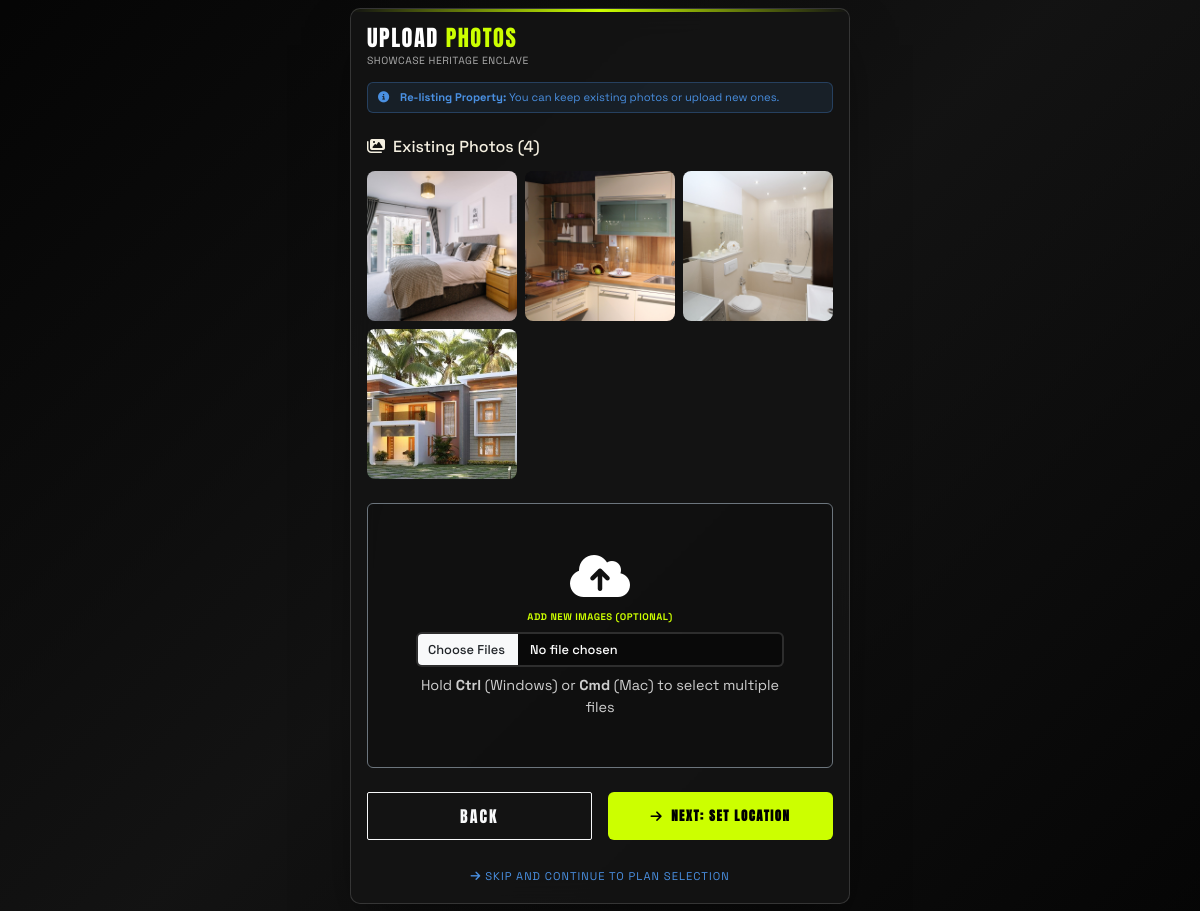
/add-photos/3/ (signed in), run on the app's committed database.
### core/models.py (models this page shows, shortened)
class Property(models.Model):
    class Status(models.TextChoices):
        PENDING_APPROVAL = "PENDING", "Pending Approval"
        AVAILABLE = "AVAILABLE", "Available"
        RENTED = "RENTED", "Rented"
        MAINTENANCE = "MAINTENANCE", "Maintenance"
        REJECTED = "REJECTED", "Rejected"
    class PropertyType(models.TextChoices):
        APARTMENT = "Apartment", "Apartment"
        VILLA = "Villa", "Villa"
        INDEPENDENT_HOUSE = "Independent House", "Independent House"
        FLAT = "Flat", "Flat"
        DUPLEX = "Duplex", "Duplex"
        PENTHOUSE = "Penthouse", "Penthouse"
        STUDIO = "Studio", "Studio"
        OTHER = "Other", "Other"
    class Furnishing(models.TextChoices):
        UNFURNISHED = "UNFURNISHED", "Unfurnished"
        SEMI_FURNISHED = "SEMI_FURNISHED", "Semi-Furnished"
        FULLY_FURNISHED = "FULLY_FURNISHED", "Fully Furnished"
    class Facing(models.TextChoices):
        NORTH = "NORTH", "North"
        SOUTH = "SOUTH", "South"
        EAST = "EAST", "East"
        WEST = "WEST", "West"
        NORTHEAST = "NORTHEAST", "North-East"
        NORTHWEST = "NORTHWEST", "North-West"
        SOUTHEAST = "SOUTHEAST", "South-East"
        SOUTHWEST = "SOUTHWEST", "South-West"
    owner = models.ForeignKey(User, on_delete=models.CASCADE, related_name='properties')
    title = models.CharField(max_length=255)
    ad_title = models.CharField(max_length=255, blank=True, null=True, help_text="Short ad title")
    description = models.TextField()
    price = models.DecimalField(max_digits=10, decimal_places=2)
    location = models.CharField(max_length=255)
    latitude = models.DecimalField(max_digits=9, decimal_places=6, blank=True, null=True, help_text="Latitude coordinate (optional)")
    longitude = models.DecimalField(max_digits=9, decimal_places=6, blank=True, null=True, help_text="Longitude coordinate (optional)")
    property_type = models.CharField(max_length=100, choices=PropertyType.choices, default=PropertyType.APARTMENT)
    bhk = models.IntegerField(default=1, help_text="Number of BHKs (Bedrooms)")
    bathrooms = models.IntegerField(default=1, help_text="Number of bathrooms")
    furnishing = models.CharField(max_length=50, choices=Furnishing.choices, default=Furnishing.SEMI_FURNISHED)
    super_built_area = models.DecimalField(max_digits=10, decimal_places=2, default=0, help_text="Super built area in sqft")
    bachelors_allowed = models.BooleanField(default=True, help_text="Are bachelors allowed?")
    total_floors = models.IntegerField(default=1, help_text="Total floors in the building")
    facing = models.CharField(max_length=50, choices=Facing.choices, default=Facing.NORTH)
    built_year = models.IntegerField(blank=True, null=True, help_text="Year the property was built")
    amenities = models.TextField(help_text="Comma-separated list of amenities", blank=True)
    status = models.CharField(max_length=50, choices=Status.choices, default=Status.PENDING_APPROVAL)
    rejection_reason = models.TextField(blank=True, null=True, help_text="Reason for rejection by admin")
    is_paid = models.BooleanField(default=False)
    plan_type = models.CharField(max_length=20, choices=[
        ('basic', 'Basic Plan'),
        ('standard', 'Standard Plan'),
        ('premium', 'Premium Plan')
    ], default='basic', help_text="Selected plan type")
    plan_expiry_date = models.DateTimeField(blank=True, null=True, help_text="Date when the plan expires")
    views_count = models.IntegerField(default=0, help_text="Number of times this property has been viewed")
    created_at = models.DateTimeField(auto_now_add=True)
    updated_at = models.DateTimeField(auto_now=True)
    class Meta:
        verbose_name_plural = "Properties"

class PropertyImage(models.Model):
    property = models.ForeignKey(Property, on_delete=models.CASCADE, related_name='images')
    image = models.ImageField(upload_to='property_images/')

### core/views.py (the view, shortened to what this page needs)
# urls.py: path('add-photos/<int:id>/', views.add_photos_view, name='add_photos'),
@login_required
def add_photos_view(request, id):
    property_obj = get_object_or_404(Property, id=id, owner=request.user)
    is_relisting = request.session.get('relist_property_id') == property_obj.id
    is_rejected_edit = request.session.get('rejected_property_id') == property_obj.id
    context = {
        'property': property_obj,
        'is_relisting': is_relisting,
        'is_rejected_edit': is_rejected_edit,
        'existing_images': property_obj.images.all()
    }
    return render(request, 'core/add_property_photos.html', context)

### core/templates/core/add_property_photos.html (shortened to what this page needs)
{% load static %}
<!DOCTYPE html>
<html lang="en">
<head>
    <link href="https://cdn.jsdelivr.net/npm/bootstrap@5.3.0/dist/css/bootstrap.min.css" rel="stylesheet">
    <link href="https://cdnjs.cloudflare.com/ajax/libs/font-awesome/6.4.0/css/all.min.css" rel="stylesheet">
    <link rel="stylesheet" href="https://cdnjs.cloudflare.com/ajax/libs/animate.css/4.1.1/animate.min.css"/>
    <link rel="stylesheet" href="{% static 'core/css/add_property.css' %}">
</head>
<body>
    <div class="property-card animate__animated animate__fadeInUp">
        <h2 class="animate__animated animate__fadeInDown">UPLOAD <span>PHOTOS</span></h2>
        <p class="subtitle animate__animated animate__fadeIn">Showcase {{ property.title }}</p>
        {% if is_relisting and existing_images %}
        <div class="alert alert-info mb-4" style="background: rgba(74, 144, 226, 0.1); border: 1px solid rgba(74, 144, 226, 0.3); color: #4a90e2;">
            <i class="fas fa-info-circle me-2"></i>
            <strong>Re-listing Property:</strong> You can keep existing photos or upload new ones.
        </div>
        <div class="mb-4">
            <h6 style="color: #f5f0e1; margin-bottom: 15px;">
                <i class="fas fa-images me-2"></i>Existing Photos ({{ existing_images.count }})
            </h6>
            <div class="row g-2">
                {% for image in existing_images %}
                <div class="col-4">
                    <div style="position: relative; border-radius: 8px; overflow: hidden; aspect-ratio: 1;">
                        <img src="{{ image.image.url }}" alt="Property" style="width: 100%; height: 100%; object-fit: cover;">
                    </div>
                </div>
                {% endfor %}
            </div>
        </div>
        {% endif %}
        <form method="POST" enctype="multipart/form-data">
            <div class="mb-4 text-center p-5 border border-secondary border-dashed rounded" style="border-style: dashed; background: rgba(0,0,0,0.2);">
                <i class="fas fa-cloud-upload-alt fa-3x text-acid mb-3"></i>
                <label for="images" class="form-label d-block mb-2">
                    {% if is_relisting %}Add New Images (Optional){% else %}Select Images{% endif %}
                </label>
                <input type="file" name="images" id="images" class="form-control" multiple accept="image/*" {% if not is_relisting %}required{% endif %}>
                <small class="d-block mt-2" style="font-size: 0.9rem; color: rgba(255, 255, 255, 0.8);">Hold <strong>Ctrl</strong> (Windows) or <strong>Cmd</strong> (Mac) to select multiple files</small>
            </div>
            <div class="d-flex gap-3">
                <a href="javascript:history.back()" class="btn btn-outline-light w-50" style="padding: 0.7rem; border-radius: 2px; font-family: 'Anton', sans-serif; letter-spacing: 2px; text-decoration: none; text-align: center; display: flex; align-items: center; justify-content: center;">BACK</a>
                <button type="submit" class="btn-acid w-50 mt-0">
                    <i class="fas fa-arrow-right me-2"></i>NEXT: SET LOCATION
                </button>
            </div>
        </form>
        {% if is_relisting %}
        <div class="mt-3 text-center">
            <a href="{% url 'select_plan' property.id %}" class="back-link" style="color: #4a90e2;">
                <i class="fas fa-arrow-right me-1"></i>Skip and Continue to Plan Selection
            </a>
        </div>
        {% else %}
        <div class="mt-3 text-center">
            <a href="{% url 'dashboard' %}" class="back-link">
                Skip for now
            </a>
        </div>
        {% endif %}
    </div>
</body>
</html>

### core/static/core/css/add_property.css (style rules this page uses)
:root { --bg-core: #0a0a0a; --acid-green: #CCFF00; --white: #ffffff; --border-color: rgba(255, 255, 255, 0.15); --glass-bg: rgba(20, 20, 20, 0.85); }
body { background-color: var(--bg-core); color: var(--white); font-family: 'Space Grotesk', sans-serif; min-height: 100vh; display: flex; align-items: center; justify-content: center; padding: 0.5rem 0; margin: 0; background: radial-gradient(circle at 10% 20%, #1a1a1a 0%, #0a0a0a 90%); }
body::before { content: ""; position: fixed; top: 0; left: 0; width: 100%; height: 100%; background: linear-gradient(135deg, rgba(0,0,0,0.4) 0%, rgba(0,0,0,0.3) 100%), url('https://images.unsplash.com/photo-1493857671505-72967e2e2760?q=80&w=2070&auto=format&fit=crop'); background-size: cover; background-position: center; background-attachment: fixed; background-color: #1a1a1a; z-index: -2; animation: fadeIn 1s ease-in; }
body::after { content: ""; position: fixed; top: 0; left: 0; width: 100%; height: 100%; background: linear-gradient(135deg, rgba(0, 0, 0, 0.7) 0%, rgba(20, 20, 20, 0.6) 50%, rgba(0, 0, 0, 0.7) 100%); z-index: -1; pointer-events: none; animation: fadeIn 1.5s ease-in; }
.property-card { background: var(--glass-bg); backdrop-filter: blur(15px); border: 1px solid var(--border-color); padding: 1rem; width: 100%; max-width: 500px; position: relative; box-shadow: 0 25px 50px -12px rgba(0, 0, 0, 0.5); border-radius: 10px; z-index: 10; animation: slideInUp 0.8s ease-out, glow 3s ease-in-out infinite; transition: all 0.3s ease; }
.property-card::before { content: ''; position: absolute; top: 0; left: 0; width: 100%; height: 3px; background: linear-gradient(90deg, transparent, var(--acid-green), transparent); border-radius: 10px 10px 0 0; animation: slideInUp 1s ease-out; }
h2 { font-family: 'Anton', sans-serif; text-transform: uppercase; font-size: 1.4rem; margin-bottom: 0.1rem; letter-spacing: 1.5px; animation: slideInUp 0.8s ease-out 0.1s both; }
h2 span { color: var(--acid-green); animation: floatAnimation 3s ease-in-out infinite; display: inline-block; }
.subtitle { color: #aaa; margin-bottom: 0.8rem; text-transform: uppercase; letter-spacing: 0.5px; font-size: 0.65rem; animation: slideInUp 0.8s ease-out 0.2s both; }
.form-label { text-transform: uppercase; font-weight: 700; font-size: 0.6rem; letter-spacing: 0.5px; color: var(--acid-green); display: block; margin-bottom: 4px; transition: all 0.3s ease; }
.form-control { background: rgba(0, 0, 0, 0.4); border: 2px solid var(--border-color); color: white; padding: 6px 10px; border-radius: 6px; font-weight: 500; transition: all 0.3s ease; font-size: 0.8rem; }
.mb-3 { margin-bottom: 10px !important; }
.btn-acid { background: var(--acid-green); border: none; color: #000; font-weight: 800; text-transform: uppercase; padding: 8px 18px; width: 100%; font-family: 'Anton', sans-serif; font-size: 0.8rem; letter-spacing: 1.5px; transition: all 0.3s ease; margin-top: 10px; cursor: pointer; border-radius: 6px; }
.back-link { display: inline-block; text-align: center; margin-top: 0.75rem; color: #666; font-size: 0.7rem; text-decoration: none; transition: all 0.3s ease; text-transform: uppercase; letter-spacing: 1px; }
.alert { background: rgba(220, 53, 69, 0.1); border: 1px solid #dc3545; color: #ff6b6b; border-radius: 6px; font-size: 0.7rem; padding: 6px 10px; margin-bottom: 10px; }

### data on the page
Property: title "HERITAGE ENCLAVE"
PropertyImage: image (picture)
PropertyImage: image (picture)
PropertyImage: image (picture)
PropertyImage: image (picture)

### other printed values
{{ existing_images.count }} "4"
